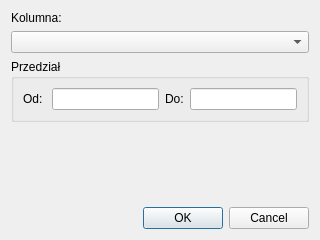
<?xml version="1.0" encoding="UTF-8"?>
<ui version="4.0">
 <class>Dialog</class>
 <widget class="QDialog" name="Dialog">
  <property name="windowModality">
   <enum>Qt::ApplicationModal</enum>
  </property>
  <property name="geometry">
   <rect>
    <x>0</x>
    <y>0</y>
    <width>320</width>
    <height>240</height>
   </rect>
  </property>
  <property name="windowTitle">
   <string>Opcje</string>
  </property>
  <layout class="QVBoxLayout" name="verticalLayout_2">
   <item>
    <layout class="QVBoxLayout" name="verticalLayout">
     <item>
      <widget class="QLabel" name="label">
       <property name="text">
        <string>Kolumna:</string>
       </property>
      </widget>
     </item>
     <item>
      <widget class="QComboBox" name="columnNameCombobox"/>
     </item>
     <item>
      <widget class="QGroupBox" name="groupBox">
       <property name="title">
        <string>Przedział</string>
       </property>
       <layout class="QVBoxLayout" name="verticalLayout_3">
        <item>
         <layout class="QHBoxLayout" name="horizontalLayout">
          <item>
           <widget class="QLabel" name="label_2">
            <property name="text">
             <string>Od: </string>
            </property>
           </widget>
          </item>
          <item>
           <widget class="QLineEdit" name="fromTextbox"/>
          </item>
          <item>
           <widget class="QLabel" name="label_3">
            <property name="text">
             <string>Do:</string>
            </property>
           </widget>
          </item>
          <item>
           <widget class="QLineEdit" name="toTextbox"/>
          </item>
         </layout>
        </item>
       </layout>
      </widget>
     </item>
    </layout>
   </item>
   <item>
    <spacer name="verticalSpacer">
     <property name="orientation">
      <enum>Qt::Vertical</enum>
     </property>
     <property name="sizeHint" stdset="0">
      <size>
       <width>20</width>
       <height>40</height>
      </size>
     </property>
    </spacer>
   </item>
   <item>
    <widget class="QDialogButtonBox" name="buttonBox">
     <property name="orientation">
      <enum>Qt::Horizontal</enum>
     </property>
     <property name="standardButtons">
      <set>QDialogButtonBox::Cancel|QDialogButtonBox::Ok</set>
     </property>
    </widget>
   </item>
  </layout>
 </widget>
 <resources/>
 <connections>
  <connection>
   <sender>buttonBox</sender>
   <signal>accepted()</signal>
   <receiver>Dialog</receiver>
   <slot>accept()</slot>
   <hints>
    <hint type="sourcelabel">
     <x>248</x>
     <y>254</y>
    </hint>
    <hint type="destinationlabel">
     <x>157</x>
     <y>274</y>
    </hint>
   </hints>
  </connection>
  <connection>
   <sender>buttonBox</sender>
   <signal>rejected()</signal>
   <receiver>Dialog</receiver>
   <slot>reject()</slot>
   <hints>
    <hint type="sourcelabel">
     <x>316</x>
     <y>260</y>
    </hint>
    <hint type="destinationlabel">
     <x>286</x>
     <y>274</y>
    </hint>
   </hints>
  </connection>
 </connections>
</ui>
